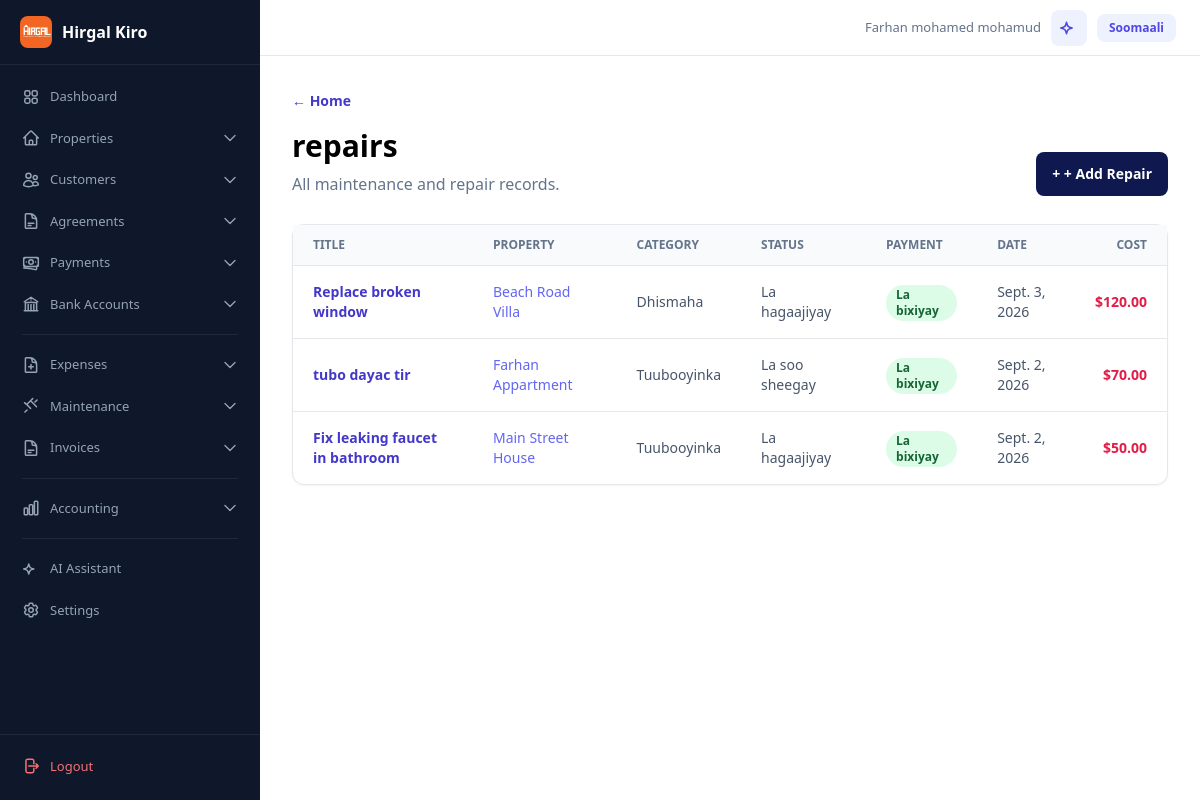
The app's page /dayactirka/ (signed in) with its own data.
### accounts/models.py (models this page shows, shortened)
class User(AbstractBaseUser, PermissionsMixin):
    username = models.CharField(max_length=50, unique=True)
    phone_number = models.CharField(max_length=20, unique=True)
    full_name = models.CharField("Magaca oo buuxa", max_length=150)
    managed_account = models.ForeignKey(
        "self",
        on_delete=models.SET_NULL,
        null=True,
        blank=True,
        related_name="managed_users",
        verbose_name="Sii gelitaanka akoonka (Managed Account)",
        help_text="Dooro akoonka uu isticmaalahani maamulayo xogtiisa (Tusaale: Farxaan)."
    )
    is_active = models.BooleanField(default=True)
    is_approved = models.BooleanField("La ansixiyay", default=False)
    is_staff = models.BooleanField(default=False)
    date_joined = models.DateTimeField(auto_now_add=True)
    objects = UserManager()
    USERNAME_FIELD = "username"
    REQUIRED_FIELDS = ["phone_number", "full_name"]
    def get_data_owner(self):
        return self.managed_account if self.managed_account_id else self

### finance/models.py (models this page shows, shortened)
class MaintenanceRepair(models.Model):
    REPAIR_STATUSES = [("reported", "La soo sheegay"), ("in_progress", "Waa socotaa"), ("fixed", "La hagaajiyay"), ("cancelled", "La baajiyay")]
    REPAIR_CATEGORIES = [("plumbing", "Tuubooyinka"), ("electricity", "Koronto"), ("structure", "Dhismaha"), ("appliance", "Qalab"), ("other", "Kale")]
    PAYMENT_STATUSES = [("unpaid", "Aan la bixin"), ("paid", "La bixiyay")]
    property = models.ForeignKey(Property, on_delete=models.CASCADE, related_name="maintenance_repairs")
    unit = models.ForeignKey(Unit, on_delete=models.SET_NULL, null=True, blank=True, related_name="maintenance_repairs")
    reported_by_tenant = models.ForeignKey(Tenant, on_delete=models.SET_NULL, null=True, blank=True, related_name="reported_repairs")
    rental_agreement = models.ForeignKey(RentalAgreement, on_delete=models.SET_NULL, null=True, blank=True, related_name="maintenance_repairs")
    title = models.CharField(max_length=150)
    description = models.TextField(blank=True)
    category = models.CharField(max_length=20, choices=REPAIR_CATEGORIES, default="other")
    status = models.CharField(max_length=20, choices=REPAIR_STATUSES, default="reported")
    repair_cost = models.DecimalField(max_digits=10, decimal_places=2, default=0)
    expense_account = models.ForeignKey("accounting.Account", on_delete=models.SET_NULL, null=True, blank=True, related_name="maintenance_repairs", limit_choices_to={"category": "expense"})
    bank_account = models.ForeignKey(BankAccount, on_delete=models.SET_NULL, null=True, blank=True, related_name="maintenance_repairs")
    payment_status = models.CharField(max_length=10, choices=PAYMENT_STATUSES, default="unpaid")
    journal_entry = models.OneToOneField("accounting.JournalEntry", on_delete=models.SET_NULL, null=True, blank=True, related_name="repair_source")
    reported_date = models.DateField()
    fixed_date = models.DateField(null=True, blank=True)
    notes = models.TextField(blank=True)

### properties/models.py (models this page shows, shortened)
class Property(models.Model):
    PROPERTY_TYPES = [("home", "Guri"), ("apartment", "Apartment"), ("commercial", "Ganacsi"), ("mixed", "Isku-dhafan")]
    RESIDENTIAL_STRUCTURES = [("villa", "Filo"), ("multi_floor", "Guri dabaq")]
    owner = models.ForeignKey(settings.AUTH_USER_MODEL, on_delete=models.CASCADE, related_name="properties")
    name = models.CharField("Magaca hantida", max_length=150)
    property_type = models.CharField(max_length=20, choices=PROPERTY_TYPES, default="home")
    residential_structure = models.CharField(max_length=20, choices=RESIDENTIAL_STRUCTURES, default="villa")
    location = models.CharField(max_length=200)
    total_rentable_spaces = models.PositiveIntegerField(default=1)
    cover_image = models.ImageField(upload_to="property_covers/", null=True, blank=True)
    description = models.TextField(blank=True)
    created_at = models.DateTimeField(auto_now_add=True)
    updated_at = models.DateTimeField(auto_now=True)

### web/views.py (the view)
# urls.py: path("dayactirka/", MaintenanceRepairListView.as_view(), name="web-maintenance-list"),
class MaintenanceRepairListView(HomeView):
    template_name = "web/maintenance_list.html"
    def get_context_data(self, **kwargs):
        context = super().get_context_data(**kwargs)
        context["repairs"] = MaintenanceRepair.objects.filter(
            property__owner=self.request.user.get_data_owner()
        ).select_related("property", "unit", "reported_by_tenant").order_by("-reported_date")
        return context

### web/context_processors.py (called while the page is built)
def language_context(request):
    lang = request.GET.get("lang") or request.session.get("language", "en")
    if lang not in ("en", "so"):
        lang = "en"
    request.session["language"] = lang
    return {"current_language": lang}

### web/templatetags/i18n_tags.py (called while the page is built)
@register.simple_tag(takes_context=True)
def t(context, key):
    lang = context.get("current_language", "en")
    return get_translation(lang, key)

@register.simple_tag(takes_context=True)
def other_lang(context):
    current = context.get("current_language", "en")
    return "so" if current == "en" else "en"

@register.simple_tag(takes_context=True)
def other_lang_name(context):
    current = context.get("current_language", "en")
    return "Soomaali" if current == "en" else "English"

### web/translations.py (called while the page is built)
def get_translation(lang, key):
    if lang not in TRANSLATIONS:
        lang = "en"
    return TRANSLATIONS[lang].get(key, TRANSLATIONS["en"].get(key, key))

### templates/web/maintenance_list.html (shortened to what this page needs)
{% extends "base.html" %}
{% load i18n_tags %}
{% block content %}
<section class="mb-7 flex items-end justify-between">
  <div>
    <a class="text-sm font-semibold text-indigo-700" href="{% url 'home' %}">← {% t 'home' %}</a>
    <h1 class="mt-4 text-3xl font-bold">{% t 'repairs' %}</h1>
    <p class="mt-2 text-slate-500">All maintenance and repair records.</p>
  </div>
  <a class="rounded-lg bg-ink px-4 py-3 text-sm font-bold text-white" href="{% url 'web-maintenance-create' %}">+ {% t 'add_repair' %}</a>
</section>
{% if repairs %}
<section class="rounded-xl border bg-white shadow-sm">
  <div class="overflow-x-auto">
    <table class="w-full text-left text-sm">
      <thead class="border-b bg-slate-50 text-xs font-semibold uppercase text-slate-500">
        <tr>
          <th class="px-5 py-3">Title</th>
          <th class="px-5 py-3">Property</th>
          <th class="px-5 py-3">Category</th>
          <th class="px-5 py-3">Status</th>
          <th class="px-5 py-3">Payment</th>
          <th class="px-5 py-3">Date</th>
          <th class="px-5 py-3 text-right">Cost</th>
        </tr>
      </thead>
      <tbody class="divide-y">
        {% for repair in repairs %}
        <tr class="hover:bg-slate-50">
          <td class="px-5 py-4 font-semibold text-ink">
            <a href="{% url 'web-maintenance-detail' repair.pk %}" class="text-indigo-700 hover:underline">{{ repair.title }}</a>
          </td>
          <td class="px-5 py-4">
            <a href="{% url 'web-property-detail' repair.property.pk %}" class="text-indigo-500 hover:underline">{{ repair.property.name }}</a>
          </td>
          <td class="px-5 py-4 text-slate-600">{{ repair.get_category_display }}</td>
          <td class="px-5 py-4 text-slate-600">{{ repair.get_status_display }}</td>
          <td class="px-5 py-4">
            {% if repair.payment_status == 'paid' %}
              <span class="inline-flex items-center rounded-full bg-green-100 px-2.5 py-0.5 text-xs font-semibold text-green-800">La bixiyay</span>
            {% else %}
              <span class="inline-flex items-center rounded-full bg-orange-100 px-2.5 py-0.5 text-xs font-semibold text-orange-800">Aan la bixin</span>
            {% endif %}
          </td>
          <td class="px-5 py-4 text-slate-600">{{ repair.reported_date }}</td>
          <td class="px-5 py-4 text-right font-semibold text-rose-600">${{ repair.repair_cost }}</td>
        </tr>
        {% endfor %}
      </tbody>
    </table>
  </div>
</section>
{% else %}
<div class="rounded-xl border border-dashed bg-white p-10 text-center">
  <p class="font-semibold text-slate-700">No repairs yet.</p>
  <p class="mt-2 text-sm text-slate-500">Record a repair for your property.</p>
</div>
{% endif %}
{% endblock %}

### templates/base.html (shortened to what this page needs)
{% load static i18n_tags %}
<!doctype html>
<html lang="{{ current_language }}">
<head>
    <script src="https://cdn.tailwindcss.com"></script>
</head>
<body>
    <div class="app-layout">
        {% if user.is_authenticated %}
        {% include "includes/sidebar.html" %}
        {% endif %}
        <div class="main-content"{% if not user.is_authenticated %} style="margin-left: 0"{% endif %}>
            {% if user.is_authenticated %}
            <div class="topbar no-print">
                <div class="topbar-right">
                    <span class="topbar-user">{{ request.user.full_name|default:request.user.username }}</span>
                    <a href="{% url 'web-chatbot' %}" class="rounded-lg bg-indigo-50 p-2 text-indigo-600 hover:bg-indigo-100" title="AI Assistant">
                    </a>
                    <a href="?lang={% other_lang %}" class="rounded-lg bg-indigo-50 px-3 py-1.5 text-xs font-semibold text-indigo-600 hover:bg-indigo-100">{% other_lang_name %}</a>
                </div>
            </div>
            {% endif %}
            <div class="p-4 md:p-6 lg:p-8">{% block content %}{% endblock %}</div>
        </div>
    </div>
</body>
</html>

### templates/base.html (style rules this page uses)
.app-layout { display: flex; min-height: 100vh; }
.main-content { flex: 1; margin-left: 260px; min-height: 100vh; }
.topbar { display: flex; align-items: center; justify-content: space-between; height: 56px; padding: 0 24px; background: white; border-bottom: 1px solid #e2e8f0; position: sticky; top: 0; z-index: 30; }
.topbar-right { display: flex; align-items: center; gap: 10px; }
.topbar-user { font-size: 13px; color: #64748b; font-weight: 500; }

### records on screen
User: user.full_name "Farhan mohamed mohamud"
MaintenanceRepair: title "Replace broken window", property.name "Beach Road Villa", category "Dhismaha", status "La hagaajiyay", payment_status "La bixiyay", reported_date "Sept. 3, 2026", repair_cost "120.00"
MaintenanceRepair: title "tubo dayac tir", property.name "Farhan Appartment", category "Tuubooyinka", status "La soo sheegay", payment_status "La bixiyay", reported_date "Sept. 2, 2026", repair_cost "70.00"
MaintenanceRepair: title "Fix leaking faucet in bathroom", property.name "Main Street House", category "Tuubooyinka", status "La hagaajiyay", payment_status "La bixiyay", reported_date "Sept. 2, 2026", repair_cost "50.00"
